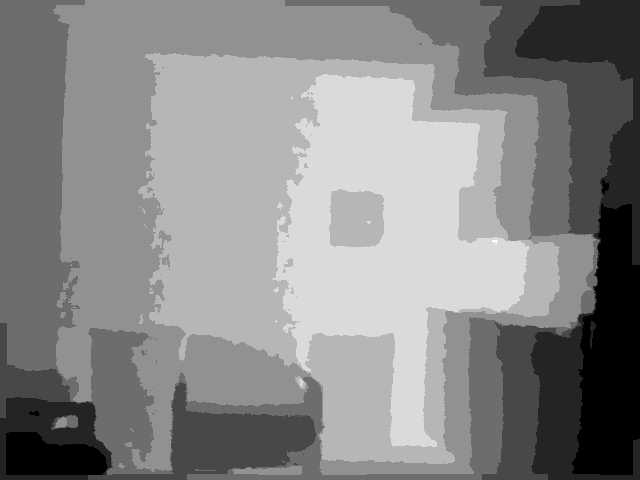
#> input picture Chapter2/dataset/00000_depth.png, 640 x 480 px
$ python load_depth_norm.py
#> lines starting #> are read from the running program, lines starting #| are printed output that depends on the picture
import cv2
import numpy as np

img16 = cv2.imread("dataset/00000_depth.png", -1)
#> img16 is the input picture: shape (480, 640) uint16; min 1798, max 3615, mean 2879.1
img_norm = cv2.normalize(img16, None, 0, 255, cv2.NORM_MINMAX)
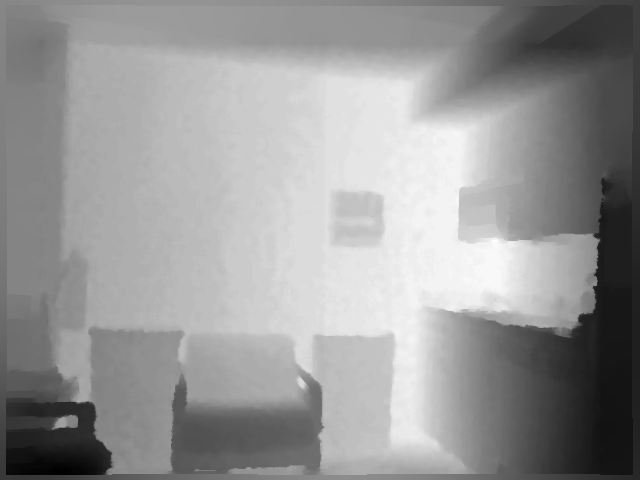
#> img_norm: shape (480, 640) uint16; min 0, max 255, mean 151.7

print(img_norm.dtype)
#| uint16

cv2.imshow("normalized", img_norm)
cv2.waitKey(0)
